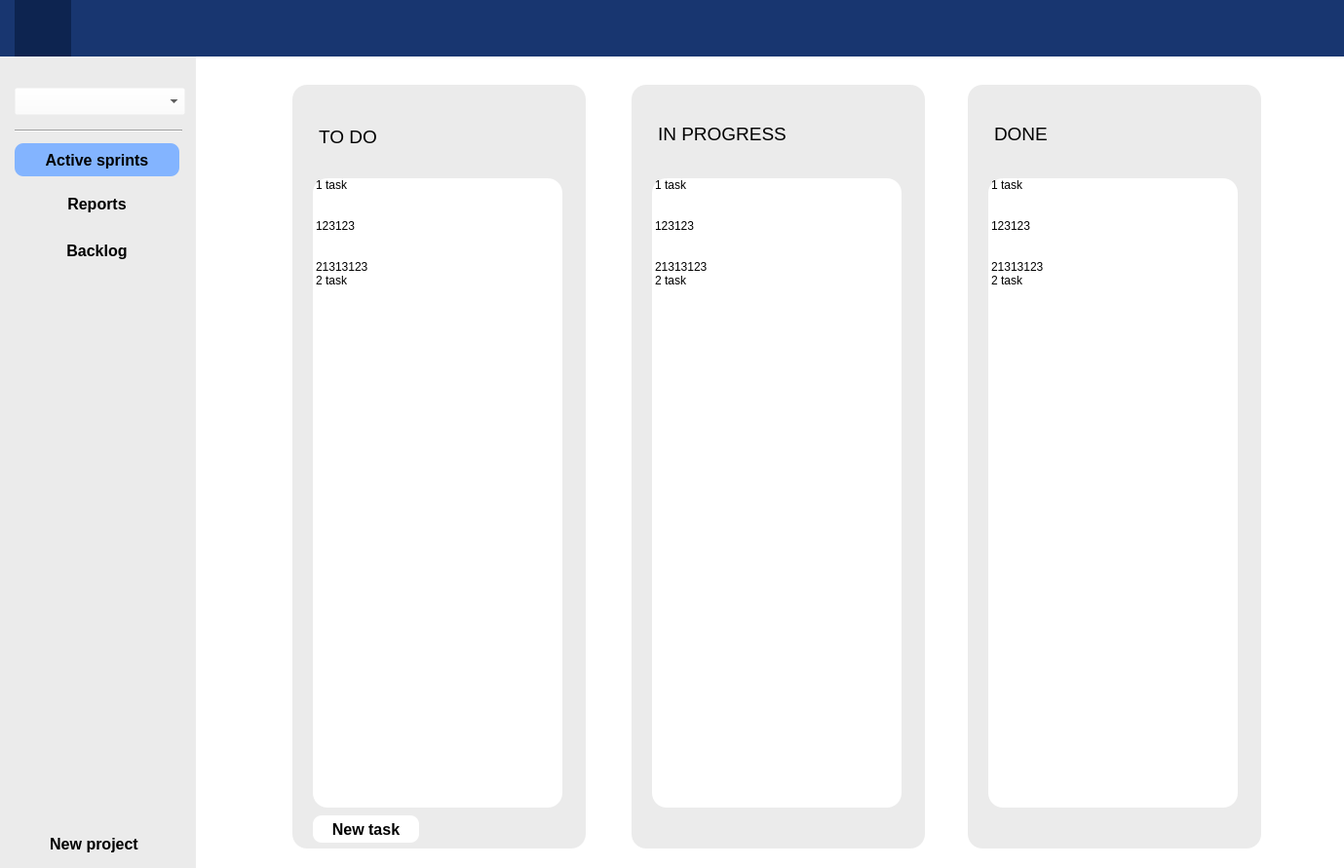
<?xml version="1.0" encoding="UTF-8"?>
<ui version="4.0">
 <class>MainWindow</class>
 <widget class="QMainWindow" name="MainWindow">
  <property name="geometry">
   <rect>
    <x>0</x>
    <y>0</y>
    <width>1379</width>
    <height>891</height>
   </rect>
  </property>
  <property name="sizePolicy">
   <sizepolicy hsizetype="Minimum" vsizetype="Minimum">
    <horstretch>0</horstretch>
    <verstretch>0</verstretch>
   </sizepolicy>
  </property>
  <property name="minimumSize">
   <size>
    <width>1379</width>
    <height>891</height>
   </size>
  </property>
  <property name="maximumSize">
   <size>
    <width>1379</width>
    <height>891</height>
   </size>
  </property>
  <property name="font">
   <font>
    <family>Nirmala UI</family>
   </font>
  </property>
  <property name="windowTitle">
   <string>MainWindow</string>
  </property>
  <property name="toolTipDuration">
   <number>-1</number>
  </property>
  <widget class="QWidget" name="centralwidget">
   <widget class="QWidget" name="widget" native="true">
    <property name="geometry">
     <rect>
      <x>-3</x>
      <y>-3</y>
      <width>1390</width>
      <height>61</height>
     </rect>
    </property>
    <property name="styleSheet">
     <string notr="true">background-color: rgb(24, 54, 112);</string>
    </property>
    <widget class="QWidget" name="widget_2" native="true">
     <property name="geometry">
      <rect>
       <x>18</x>
       <y>3</y>
       <width>58</width>
       <height>58</height>
      </rect>
     </property>
     <property name="styleSheet">
      <string notr="true">background-color: rgb(13, 36, 80);</string>
     </property>
     <widget class="QPushButton" name="homepage_button">
      <property name="geometry">
       <rect>
        <x>6</x>
        <y>9</y>
        <width>43</width>
        <height>40</height>
       </rect>
      </property>
      <property name="styleSheet">
       <string notr="true">image: url(:/resources/resources/9075873_list_checklist_menu_note_document_icon 2.svg);</string>
      </property>
      <property name="text">
       <string/>
      </property>
      <property name="flat">
       <bool>true</bool>
      </property>
     </widget>
    </widget>
    <widget class="QPushButton" name="stats_button">
     <property name="geometry">
      <rect>
       <x>90</x>
       <y>12</y>
       <width>40</width>
       <height>37</height>
      </rect>
     </property>
     <property name="styleSheet">
      <string notr="true">image: url(:/resources/resources/1.svg);</string>
     </property>
     <property name="text">
      <string/>
     </property>
     <property name="flat">
      <bool>true</bool>
     </property>
    </widget>
    <widget class="QPushButton" name="refresh_button">
     <property name="geometry">
      <rect>
       <x>153</x>
       <y>12</y>
       <width>40</width>
       <height>37</height>
      </rect>
     </property>
     <property name="styleSheet">
      <string notr="true">image: url(:/resources/resources/Layer 2.svg);</string>
     </property>
     <property name="text">
      <string/>
     </property>
     <property name="flat">
      <bool>true</bool>
     </property>
    </widget>
    <widget class="QPushButton" name="profile_button">
     <property name="geometry">
      <rect>
       <x>1329</x>
       <y>12</y>
       <width>40</width>
       <height>37</height>
      </rect>
     </property>
     <property name="styleSheet">
      <string notr="true">image: url(:/resources/resources/4092564_profile_about_mobile ui_user_icon 2.svg);</string>
     </property>
     <property name="text">
      <string/>
     </property>
     <property name="flat">
      <bool>true</bool>
     </property>
    </widget>
   </widget>
   <widget class="QWidget" name="widget_3" native="true">
    <property name="geometry">
     <rect>
      <x>-3</x>
      <y>60</y>
      <width>205</width>
      <height>838</height>
     </rect>
    </property>
    <property name="styleSheet">
     <string notr="true">background-color: rgb(235, 235, 235);</string>
    </property>
    <widget class="Line" name="line">
     <property name="geometry">
      <rect>
       <x>18</x>
       <y>66</y>
       <width>172</width>
       <height>16</height>
      </rect>
     </property>
     <property name="sizePolicy">
      <sizepolicy hsizetype="Minimum" vsizetype="Fixed">
       <horstretch>0</horstretch>
       <verstretch>0</verstretch>
      </sizepolicy>
     </property>
     <property name="styleSheet">
      <string notr="true">color: rgb(0, 0, 0);</string>
     </property>
     <property name="lineWidth">
      <number>1</number>
     </property>
     <property name="orientation">
      <enum>Qt::Horizontal</enum>
     </property>
    </widget>
    <widget class="QComboBox" name="projectname_combo_box">
     <property name="geometry">
      <rect>
       <x>18</x>
       <y>30</y>
       <width>175</width>
       <height>28</height>
      </rect>
     </property>
     <property name="font">
      <font>
       <family>Tahoma</family>
      </font>
     </property>
     <property name="styleSheet">
      <string notr="true">background-color: rgb(255, 255, 255, 0);</string>
     </property>
    </widget>
    <widget class="QPushButton" name="active_sprints_button">
     <property name="geometry">
      <rect>
       <x>18</x>
       <y>87</y>
       <width>169</width>
       <height>34</height>
      </rect>
     </property>
     <property name="font">
      <font>
       <family>Tahoma</family>
       <pointsize>12</pointsize>
       <weight>75</weight>
       <bold>true</bold>
      </font>
     </property>
     <property name="styleSheet">
      <string notr="true">background-color: rgb(131, 180, 255);
border-radius: 9px;</string>
     </property>
     <property name="text">
      <string>Active sprints</string>
     </property>
     <property name="flat">
      <bool>true</bool>
     </property>
    </widget>
    <widget class="QPushButton" name="reports_button">
     <property name="geometry">
      <rect>
       <x>18</x>
       <y>132</y>
       <width>169</width>
       <height>34</height>
      </rect>
     </property>
     <property name="font">
      <font>
       <family>Tahoma</family>
       <pointsize>12</pointsize>
       <weight>75</weight>
       <bold>true</bold>
      </font>
     </property>
     <property name="styleSheet">
      <string notr="true">background-color: rgb(131, 180, 255, 0);
border-radius: 9px;</string>
     </property>
     <property name="text">
      <string>Reports</string>
     </property>
     <property name="flat">
      <bool>true</bool>
     </property>
    </widget>
    <widget class="QPushButton" name="backlog_button">
     <property name="geometry">
      <rect>
       <x>18</x>
       <y>180</y>
       <width>169</width>
       <height>34</height>
      </rect>
     </property>
     <property name="font">
      <font>
       <family>Tahoma</family>
       <pointsize>12</pointsize>
       <weight>75</weight>
       <bold>true</bold>
      </font>
     </property>
     <property name="styleSheet">
      <string notr="true">background-color: rgb(131, 180, 255, 0);
border-radius: 9px;</string>
     </property>
     <property name="text">
      <string>Backlog</string>
     </property>
     <property name="flat">
      <bool>true</bool>
     </property>
    </widget>
    <widget class="QPushButton" name="new_project_button">
     <property name="geometry">
      <rect>
       <x>15</x>
       <y>789</y>
       <width>169</width>
       <height>34</height>
      </rect>
     </property>
     <property name="font">
      <font>
       <family>Tahoma</family>
       <pointsize>12</pointsize>
       <weight>75</weight>
       <bold>true</bold>
      </font>
     </property>
     <property name="styleSheet">
      <string notr="true">background-color: rgb(131, 180, 255, 0);
border-radius: 9px;</string>
     </property>
     <property name="text">
      <string>New project</string>
     </property>
     <property name="flat">
      <bool>true</bool>
     </property>
    </widget>
   </widget>
   <widget class="QWidget" name="widget_4" native="true">
    <property name="geometry">
     <rect>
      <x>201</x>
      <y>57</y>
      <width>1183</width>
      <height>838</height>
     </rect>
    </property>
    <property name="styleSheet">
     <string notr="true">background-color: rgb(255, 255, 255);</string>
    </property>
    <widget class="QWidget" name="widget_6" native="true">
     <property name="geometry">
      <rect>
       <x>99</x>
       <y>30</y>
       <width>301</width>
       <height>784</height>
      </rect>
     </property>
     <property name="styleSheet">
      <string notr="true">background-color: rgb(235, 235, 235);
border-radius: 15px;</string>
     </property>
     <widget class="QListWidget" name="todo_list">
      <property name="geometry">
       <rect>
        <x>21</x>
        <y>96</y>
        <width>256</width>
        <height>646</height>
       </rect>
      </property>
      <property name="font">
       <font>
        <family>Tahoma</family>
       </font>
      </property>
      <property name="styleSheet">
       <string notr="true">background-color: rgb(255, 255, 255);</string>
      </property>
      <property name="frameShape">
       <enum>QFrame::StyledPanel</enum>
      </property>
      <property name="frameShadow">
       <enum>QFrame::Raised</enum>
      </property>
      <property name="midLineWidth">
       <number>1</number>
      </property>
      <property name="sizeAdjustPolicy">
       <enum>QAbstractScrollArea::AdjustToContentsOnFirstShow</enum>
      </property>
      <item>
       <property name="text">
        <string>1 task


123123


21313123</string>
       </property>
       <property name="background">
        <brush brushstyle="NoBrush">
         <color alpha="255">
          <red>0</red>
          <green>0</green>
          <blue>0</blue>
         </color>
        </brush>
       </property>
       <property name="foreground">
        <brush brushstyle="NoBrush">
         <color alpha="255">
          <red>0</red>
          <green>0</green>
          <blue>0</blue>
         </color>
        </brush>
       </property>
      </item>
      <item>
       <property name="text">
        <string>2 task</string>
       </property>
       <property name="background">
        <brush brushstyle="NoBrush">
         <color alpha="255">
          <red>0</red>
          <green>0</green>
          <blue>0</blue>
         </color>
        </brush>
       </property>
      </item>
     </widget>
     <widget class="QLabel" name="label_6">
      <property name="geometry">
       <rect>
        <x>27</x>
        <y>42</y>
        <width>136</width>
        <height>22</height>
       </rect>
      </property>
      <property name="font">
       <font>
        <family>Tahoma</family>
        <pointsize>10</pointsize>
       </font>
      </property>
      <property name="styleSheet">
       <string notr="true">background-color: rgb(255, 255, 255, 0);</string>
      </property>
      <property name="text">
       <string>&lt;html&gt;&lt;head/&gt;&lt;body&gt;&lt;p&gt;&lt;span style=&quot; font-size:14pt;&quot;&gt;TO DO&lt;/span&gt;&lt;/p&gt;&lt;/body&gt;&lt;/html&gt;</string>
      </property>
     </widget>
     <widget class="QPushButton" name="new_task_button">
      <property name="geometry">
       <rect>
        <x>21</x>
        <y>750</y>
        <width>109</width>
        <height>28</height>
       </rect>
      </property>
      <property name="font">
       <font>
        <family>Tahoma</family>
        <pointsize>12</pointsize>
        <weight>75</weight>
        <bold>true</bold>
       </font>
      </property>
      <property name="styleSheet">
       <string notr="true">background-color: rgb(255, 255, 255);
border-radius: 9px;</string>
      </property>
      <property name="text">
       <string>New task</string>
      </property>
      <property name="flat">
       <bool>true</bool>
      </property>
     </widget>
    </widget>
    <widget class="QWidget" name="widget_7" native="true">
     <property name="geometry">
      <rect>
       <x>447</x>
       <y>30</y>
       <width>301</width>
       <height>784</height>
      </rect>
     </property>
     <property name="styleSheet">
      <string notr="true">background-color: rgb(235, 235, 235);
border-radius: 15px;</string>
     </property>
     <widget class="QLabel" name="label_7">
      <property name="geometry">
       <rect>
        <x>27</x>
        <y>39</y>
        <width>136</width>
        <height>22</height>
       </rect>
      </property>
      <property name="font">
       <font>
        <family>Tahoma</family>
        <pointsize>10</pointsize>
       </font>
      </property>
      <property name="styleSheet">
       <string notr="true">background-color: rgb(255, 255, 255, 0);</string>
      </property>
      <property name="text">
       <string>&lt;html&gt;&lt;head/&gt;&lt;body&gt;&lt;p&gt;&lt;span style=&quot; font-size:14pt;&quot;&gt;IN PROGRESS&lt;/span&gt;&lt;/p&gt;&lt;/body&gt;&lt;/html&gt;</string>
      </property>
     </widget>
     <widget class="QListWidget" name="in_progress_list">
      <property name="geometry">
       <rect>
        <x>21</x>
        <y>96</y>
        <width>256</width>
        <height>646</height>
       </rect>
      </property>
      <property name="font">
       <font>
        <family>Tahoma</family>
       </font>
      </property>
      <property name="styleSheet">
       <string notr="true">background-color: rgb(255, 255, 255);</string>
      </property>
      <property name="frameShape">
       <enum>QFrame::StyledPanel</enum>
      </property>
      <property name="frameShadow">
       <enum>QFrame::Raised</enum>
      </property>
      <property name="midLineWidth">
       <number>1</number>
      </property>
      <property name="sizeAdjustPolicy">
       <enum>QAbstractScrollArea::AdjustToContentsOnFirstShow</enum>
      </property>
      <item>
       <property name="text">
        <string>1 task


123123


21313123</string>
       </property>
       <property name="background">
        <brush brushstyle="NoBrush">
         <color alpha="255">
          <red>0</red>
          <green>0</green>
          <blue>0</blue>
         </color>
        </brush>
       </property>
       <property name="foreground">
        <brush brushstyle="NoBrush">
         <color alpha="255">
          <red>0</red>
          <green>0</green>
          <blue>0</blue>
         </color>
        </brush>
       </property>
      </item>
      <item>
       <property name="text">
        <string>2 task</string>
       </property>
       <property name="background">
        <brush brushstyle="NoBrush">
         <color alpha="255">
          <red>0</red>
          <green>0</green>
          <blue>0</blue>
         </color>
        </brush>
       </property>
      </item>
     </widget>
    </widget>
    <widget class="QWidget" name="widget_8" native="true">
     <property name="geometry">
      <rect>
       <x>792</x>
       <y>30</y>
       <width>301</width>
       <height>784</height>
      </rect>
     </property>
     <property name="styleSheet">
      <string notr="true">background-color: rgb(235, 235, 235);
border-radius: 15px;</string>
     </property>
     <widget class="QLabel" name="label_8">
      <property name="geometry">
       <rect>
        <x>27</x>
        <y>39</y>
        <width>136</width>
        <height>22</height>
       </rect>
      </property>
      <property name="font">
       <font>
        <family>Tahoma</family>
        <pointsize>10</pointsize>
       </font>
      </property>
      <property name="styleSheet">
       <string notr="true">background-color: rgb(255, 255, 255, 0);</string>
      </property>
      <property name="text">
       <string>&lt;html&gt;&lt;head/&gt;&lt;body&gt;&lt;p&gt;&lt;span style=&quot; font-size:14pt;&quot;&gt;DONE&lt;/span&gt;&lt;/p&gt;&lt;/body&gt;&lt;/html&gt;</string>
      </property>
     </widget>
     <widget class="QListWidget" name="done_list">
      <property name="geometry">
       <rect>
        <x>21</x>
        <y>96</y>
        <width>256</width>
        <height>646</height>
       </rect>
      </property>
      <property name="font">
       <font>
        <family>Tahoma</family>
       </font>
      </property>
      <property name="styleSheet">
       <string notr="true">background-color: rgb(255, 255, 255);</string>
      </property>
      <property name="frameShape">
       <enum>QFrame::StyledPanel</enum>
      </property>
      <property name="frameShadow">
       <enum>QFrame::Raised</enum>
      </property>
      <property name="midLineWidth">
       <number>1</number>
      </property>
      <property name="sizeAdjustPolicy">
       <enum>QAbstractScrollArea::AdjustToContentsOnFirstShow</enum>
      </property>
      <item>
       <property name="text">
        <string>1 task


123123


21313123</string>
       </property>
       <property name="background">
        <brush brushstyle="NoBrush">
         <color alpha="255">
          <red>0</red>
          <green>0</green>
          <blue>0</blue>
         </color>
        </brush>
       </property>
       <property name="foreground">
        <brush brushstyle="NoBrush">
         <color alpha="255">
          <red>0</red>
          <green>0</green>
          <blue>0</blue>
         </color>
        </brush>
       </property>
      </item>
      <item>
       <property name="text">
        <string>2 task</string>
       </property>
       <property name="background">
        <brush brushstyle="NoBrush">
         <color alpha="255">
          <red>0</red>
          <green>0</green>
          <blue>0</blue>
         </color>
        </brush>
       </property>
      </item>
     </widget>
    </widget>
   </widget>
   <zorder>widget_3</zorder>
   <zorder>widget_4</zorder>
   <zorder>widget</zorder>
  </widget>
 </widget>
 <resources>
  <include location="../../../../Users/clirr/OneDrive/Рабочий стол/Main window.qrc"/>
  <include location="resources.qrc"/>
 </resources>
 <connections/>
 <designerdata>
  <property name="gridDeltaX">
   <number>3</number>
  </property>
  <property name="gridDeltaY">
   <number>3</number>
  </property>
  <property name="gridSnapX">
   <bool>true</bool>
  </property>
  <property name="gridSnapY">
   <bool>true</bool>
  </property>
  <property name="gridVisible">
   <bool>true</bool>
  </property>
 </designerdata>
</ui>
